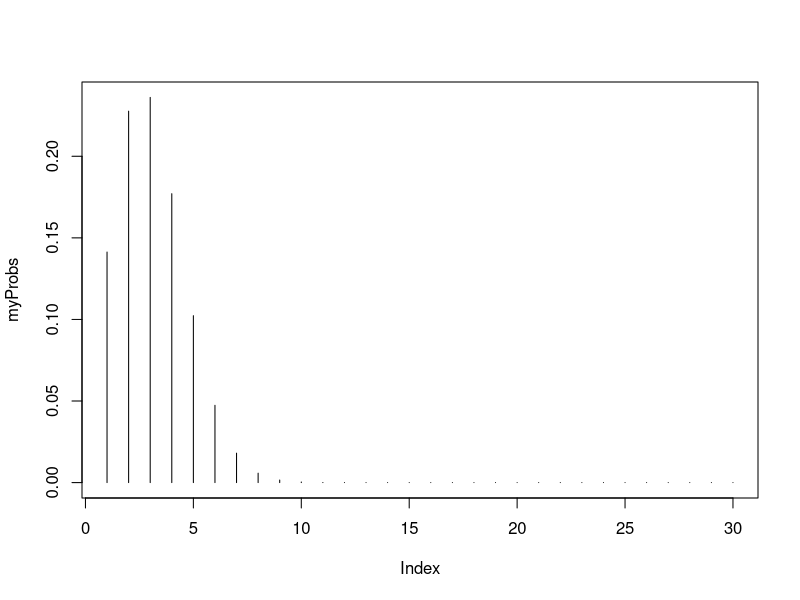
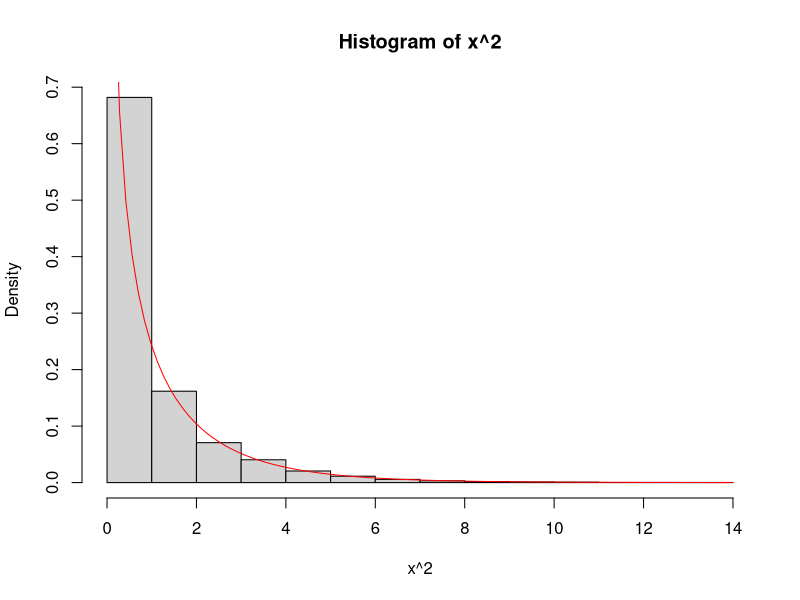
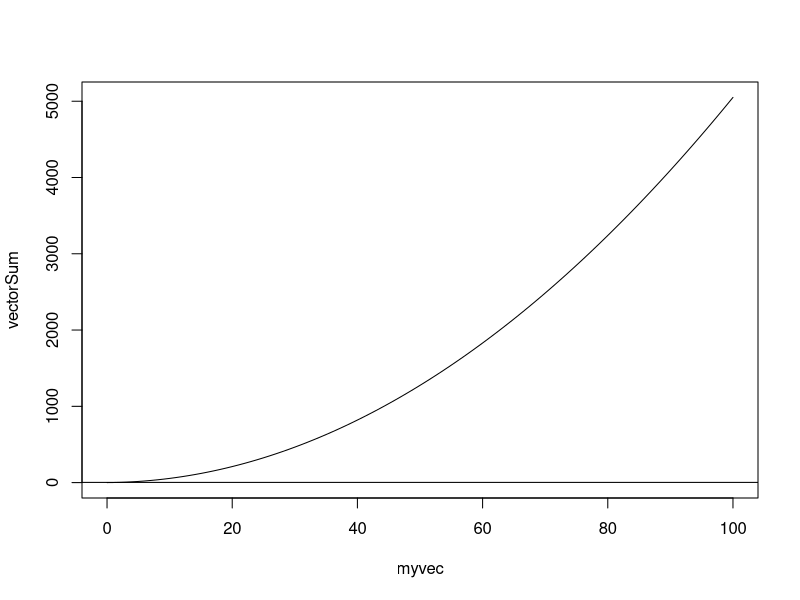

Here is the R script that generated these plots, in order:
#1. Suppose that 10% of Americans are left-handed.
#   Let the random variable X = the number of lefties among 30 randomly selected Americans.


#(a) Use R to calculate the probability of exactly 5 lefties among the 30 randomly selected Americans.
dbinom(5, size=30, prob=0.10)

#(b) Use R to calculate the probability distribution of X. 
#    Hint: You can use the function in R from part (a) to calculate
#    the probability of X = 0, 1, 2, 3, ..., 30 all at once.
myProbs = dbinom(1:30, size = 30, prob = .10)


#(c) Obtain a graph of your probabilities from part (b). Using this syntax plot(<probs from part (a) go here>,type="h").
plot(myProbs, type = 'h')

#(d) Suppose a class which holds 30 students has 3 left-handed desks. 
#    Use one command in R to calculate the probability there will be 
#    enough left-handed desks for a random group of 30 students.  

pbinom(3, size=30, prob = .1)

#2. Suppose that heights of women are 
#   normally distributed with mean 64 inches and standard deviation 2.5 inches.

#(a) What percent of women are over 6 feet tall?
# 1ft = 12 in
pnorm(72, mean = 64, sd = 2.5, lower.tail = FALSE)

#(b) What percent are between 60 and 70 inches tall?
pnorm(70, mean = 64, sd = 2.5) - pnorm(60, mean = 64, sd = 2.5)

#(c) Find the 90th percentile of womens heights.
qnorm(.9, mean = 64, sd = 2.5)

#(d) Randomly generate the heights of 10 women. 
#   Calculate the mean and standard deviation of the 10 sampled heights
#   and compare them to the population mean and standard deviation. 
#   Comment on how they compare.

sampledHeights = rnorm(10, mean = 64, sd = 2.5)
mean(sampledHeights)
sd(sampledHeights)

#(e) Repeat part (d) with a new sample.
sampledHeights2 = rnorm(10, mean = 64, sd = 2.5)
mean(sampledHeights2)
sd(sampledHeights2)

#3. It can be proven that that square of a standard normal random variable (mean=0, standard deviation = 1) has a chi-square distribution. 
#   You will see some simulation-based verification of this fact in the next exercise.

#(a) Randomly generate 10,000 values from a standard normal distribution, then square them.
x  <-rnorm(10000)


#(b) Obtain a histogram of your values from part (a).
hist(x^2, freq = FALSE)

#(c) Overlay a chi-square distribution with 1 degree of freedom. 
# (Hint: Use dchisq(x,df=1), which will generate the height of the Chi-square distribution with 1 degree of freedom 
# at the value x, within the function curve())
curve(dchisq(x,1),col="red",add=TRUE)

#(d) Use the values from part (a) to estimate the probability 
#    the square of a standard normal random variable is less then 2.
#use a loop to find which values in 10000^2 are less than 
pnorm(2, mean = mean(x), sd = sd(x), lower.tail = TRUE)

#(e) Find the exact probability a chi-square random variable with 1 degree of freedom 
#    is less than 2 using pchisq(). Compare to part (d).
#     - part d has a higher probability to be less then two
pchisq(2,1)


#4. An infinite series for the irrational number e is 1 + 1 + 1 + 1 ... 0! 1! 2! 3!

#(a) Write R code to generate a vector whose nth element is 1 for n = 0, 1, 2, 3..., 100. 
#    Do this using vector operations, n! not a for-loop.

myvec = c(0:100)
1/factorial(myvec)


#(b) Write R code to produce another vector of length 101 where the ith element in the vector 
#    is the cumulative sum of the elements 0,1,2,3..,i from the vector from part (a). 
#    So, the 1st element of the new vector is the sum of the 1st element of part (a) vector. 
#    The 2nd element is the sum of elements 1 and 2; the 3rd element is the sum of the elements 1,2 and 3, etc.

vectorSum = NULL;
vectorSum[1] = 1
for(i in 1:101)
{
  theSum = 0;
  for(j in 1:i)
  {
    theSum = theSum + myvec[j]
  }
  vectorSum[i] = theSum
}

#(c) plot elements in the 
plot(x = myvec ,y = vectorSum, type = 'l')
abline(h=exp(1))

